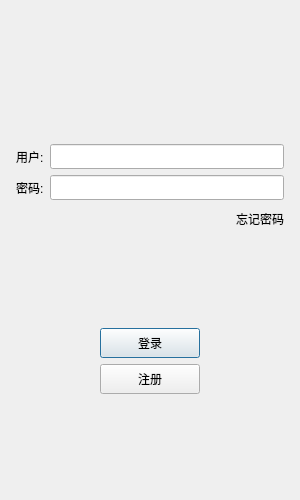
<?xml version="1.0" encoding="UTF-8"?>
<ui version="4.0">
 <class>LoginDialog</class>
 <widget class="QDialog" name="LoginDialog">
  <property name="geometry">
   <rect>
    <x>0</x>
    <y>0</y>
    <width>300</width>
    <height>500</height>
   </rect>
  </property>
  <property name="minimumSize">
   <size>
    <width>300</width>
    <height>500</height>
   </size>
  </property>
  <property name="maximumSize">
   <size>
    <width>300</width>
    <height>500</height>
   </size>
  </property>
  <property name="windowTitle">
   <string>Dialog</string>
  </property>
  <layout class="QVBoxLayout" name="verticalLayout_2">
   <item>
    <layout class="QVBoxLayout" name="verticalLayout">
     <property name="leftMargin">
      <number>5</number>
     </property>
     <property name="topMargin">
      <number>5</number>
     </property>
     <property name="rightMargin">
      <number>5</number>
     </property>
     <property name="bottomMargin">
      <number>5</number>
     </property>
     <item>
      <widget class="QWidget" name="widget" native="true">
       <layout class="QGridLayout" name="gridLayout">
        <item row="0" column="0">
         <widget class="QLabel" name="label">
          <property name="maximumSize">
           <size>
            <width>150</width>
            <height>150</height>
           </size>
          </property>
          <property name="text">
           <string/>
          </property>
          <property name="pixmap">
           <pixmap resource="rc.qrc">:/res/rp.jpg</pixmap>
          </property>
          <property name="alignment">
           <set>Qt::AlignCenter</set>
          </property>
         </widget>
        </item>
       </layout>
      </widget>
     </item>
     <item>
      <spacer name="verticalSpacer">
       <property name="orientation">
        <enum>Qt::Vertical</enum>
       </property>
       <property name="sizeHint" stdset="0">
        <size>
         <width>20</width>
         <height>40</height>
        </size>
       </property>
      </spacer>
     </item>
     <item>
      <layout class="QHBoxLayout" name="horizontalLayout">
       <item>
        <widget class="QLabel" name="user_label">
         <property name="minimumSize">
          <size>
           <width>0</width>
           <height>25</height>
          </size>
         </property>
         <property name="maximumSize">
          <size>
           <width>16777215</width>
           <height>25</height>
          </size>
         </property>
         <property name="text">
          <string>用户:</string>
         </property>
        </widget>
       </item>
       <item>
        <widget class="QLineEdit" name="user_lineEdit">
         <property name="minimumSize">
          <size>
           <width>0</width>
           <height>25</height>
          </size>
         </property>
         <property name="maximumSize">
          <size>
           <width>16777215</width>
           <height>25</height>
          </size>
         </property>
        </widget>
       </item>
      </layout>
     </item>
     <item>
      <layout class="QHBoxLayout" name="horizontalLayout_2">
       <item>
        <widget class="QLabel" name="pass_label">
         <property name="minimumSize">
          <size>
           <width>0</width>
           <height>25</height>
          </size>
         </property>
         <property name="maximumSize">
          <size>
           <width>16777215</width>
           <height>25</height>
          </size>
         </property>
         <property name="text">
          <string>密码:</string>
         </property>
        </widget>
       </item>
       <item>
        <widget class="QLineEdit" name="pass_lineEdit">
         <property name="minimumSize">
          <size>
           <width>0</width>
           <height>25</height>
          </size>
         </property>
         <property name="maximumSize">
          <size>
           <width>16777215</width>
           <height>25</height>
          </size>
         </property>
        </widget>
       </item>
      </layout>
     </item>
     <item>
      <layout class="QHBoxLayout" name="horizontalLayout_3">
       <item>
        <spacer name="horizontalSpacer">
         <property name="orientation">
          <enum>Qt::Horizontal</enum>
         </property>
         <property name="sizeHint" stdset="0">
          <size>
           <width>40</width>
           <height>20</height>
          </size>
         </property>
        </spacer>
       </item>
       <item>
        <widget class="ClickedLabel" name="forget_label">
         <property name="minimumSize">
          <size>
           <width>0</width>
           <height>25</height>
          </size>
         </property>
         <property name="maximumSize">
          <size>
           <width>16777215</width>
           <height>25</height>
          </size>
         </property>
         <property name="text">
          <string>忘记密码</string>
         </property>
        </widget>
       </item>
      </layout>
     </item>
     <item>
      <spacer name="verticalSpacer_2">
       <property name="orientation">
        <enum>Qt::Vertical</enum>
       </property>
       <property name="sizeHint" stdset="0">
        <size>
         <width>20</width>
         <height>40</height>
        </size>
       </property>
      </spacer>
     </item>
     <item>
      <layout class="QHBoxLayout" name="horizontalLayout_4">
       <item>
        <spacer name="horizontalSpacer_2">
         <property name="orientation">
          <enum>Qt::Horizontal</enum>
         </property>
         <property name="sizeHint" stdset="0">
          <size>
           <width>40</width>
           <height>20</height>
          </size>
         </property>
        </spacer>
       </item>
       <item>
        <widget class="QPushButton" name="login_Button">
         <property name="minimumSize">
          <size>
           <width>100</width>
           <height>30</height>
          </size>
         </property>
         <property name="text">
          <string>登录</string>
         </property>
        </widget>
       </item>
       <item>
        <spacer name="horizontalSpacer_3">
         <property name="orientation">
          <enum>Qt::Horizontal</enum>
         </property>
         <property name="sizeHint" stdset="0">
          <size>
           <width>40</width>
           <height>20</height>
          </size>
         </property>
        </spacer>
       </item>
      </layout>
     </item>
     <item>
      <layout class="QHBoxLayout" name="horizontalLayout_5">
       <item>
        <spacer name="horizontalSpacer_4">
         <property name="orientation">
          <enum>Qt::Horizontal</enum>
         </property>
         <property name="sizeHint" stdset="0">
          <size>
           <width>40</width>
           <height>20</height>
          </size>
         </property>
        </spacer>
       </item>
       <item>
        <widget class="QPushButton" name="reg_btn">
         <property name="minimumSize">
          <size>
           <width>100</width>
           <height>30</height>
          </size>
         </property>
         <property name="text">
          <string>注册</string>
         </property>
        </widget>
       </item>
       <item>
        <spacer name="horizontalSpacer_5">
         <property name="orientation">
          <enum>Qt::Horizontal</enum>
         </property>
         <property name="sizeHint" stdset="0">
          <size>
           <width>40</width>
           <height>20</height>
          </size>
         </property>
        </spacer>
       </item>
      </layout>
     </item>
     <item>
      <spacer name="verticalSpacer_4">
       <property name="orientation">
        <enum>Qt::Vertical</enum>
       </property>
       <property name="sizeHint" stdset="0">
        <size>
         <width>20</width>
         <height>40</height>
        </size>
       </property>
      </spacer>
     </item>
    </layout>
   </item>
  </layout>
 </widget>
 <customwidgets>
  <customwidget>
   <class>ClickedLabel</class>
   <extends>QLabel</extends>
   <header>clickedlabel.h</header>
  </customwidget>
 </customwidgets>
 <resources>
  <include location="rc.qrc"/>
 </resources>
 <connections/>
</ui>
